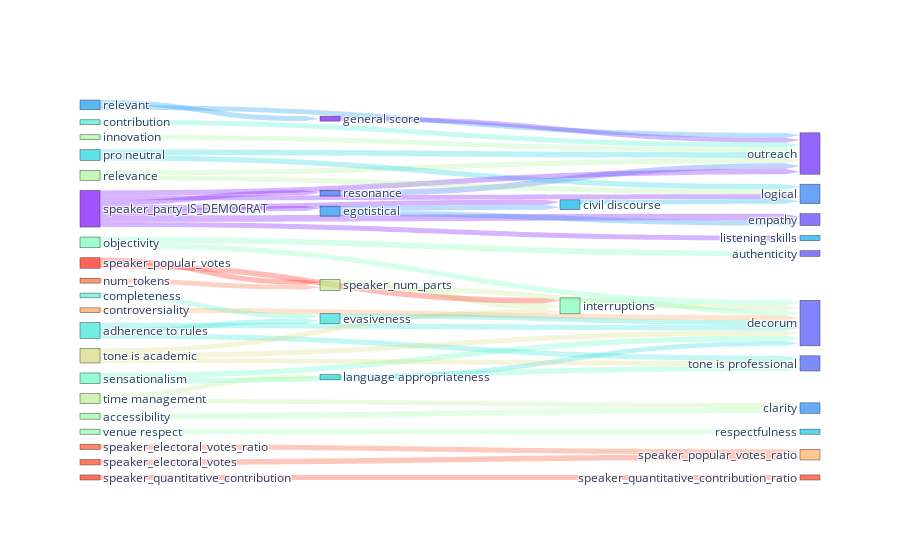

This figure's notebook cell:
### Code cell
dm = DistanceMatrix(dis_matrix)
dm.keep_top_n_links(100)
dm.to_go_figure()

### Figure 1 — Plotly figure (JSON) as saved in the notebook; plotly's stock layout.template omitted (floating-point values rounded to 4 significant figures)
{"data": [{"arrangement": "freeform", "link": {"arrowlen": 15, "color": ["rgba(121, 9, 254, 0.3)", "rgba(67, 92, 250, 0.3)", "rgba(59, 103, 249, 0.3)", "rgba(51, 115, 248, 0.3)", "rgba(43, 126, 246, 0.3)", "rgba(37, 134, 245, 0.3)", "rgba(29, 144, 243, 0.3)", "rgba(21, 154, 241, 0.3)", "rgba(13, 164, 239, 0.3)", "rgba(5, 174, 237, 0.3)", "rgba(0, 180, 235, 0.3)", "rgba(8, 189, 232, 0.3)", "rgba(16, 197, 230, 0.3)", "rgba(24, 205, 227, 0.3)", "rgba(32, 212, 224, 0.3)", "rgba(40, 219, 221, 0.3)", "rgba(46, 223, 219, 0.3)", "rgba(54, 229, 215, 0.3)", "rgba(62, 234, 212, 0.3)", "rgba(70, 239, 209, 0.3)", "rgba(78, 243, 205, 0.3)", "rgba(84, 246, 202, 0.3)", "rgba(92, 249, 198, 0.3)", "rgba(100, 251, 194, 0.3)", "rgba(108, 253, 190, 0.3)", "rgba(116, 254, 186, 0.3)", "rgba(124, 254, 181, 0.3)", "rgba(130, 254, 178, 0.3)", "rgba(138, 254, 174, 0.3)", "rgba(146, 253, 169, 0.3)", "rgba(154, 251, 164, 0.3)", "rgba(162, 249, 159, 0.3)", "rgba(170, 246, 154, 0.3)", "rgba(176, 243, 151, 0.3)", "rgba(184, 239, 146, 0.3)", "rgba(208, 223, 130, 0.3)", "rgba(222, 212, 120, 0.3)", "rgba(238, 197, 109, 0.3)", "rgba(246, 189, 103, 0.3)", "rgba(254, 180, 97, 0.3)", "rgba(255, 174, 93, 0.3)", "rgba(255, 164, 87, 0.3)", "rgba(255, 154, 81, 0.3)", "rgba(255, 144, 75, 0.3)", "rgba(255, 134, 69, 0.3)", "rgba(255, 115, 59, 0.3)", "rgba(255, 103, 53, 0.3)", "rgba(255, 92, 46, 0.3)", "rgba(255, 80, 40, 0.3)", "rgba(255, 68, 34, 0.3)", "rgba(255, 59, 29, 0.3)", "rgba(255, 46, 23, 0.3)", "rgba(255, 34, 17, 0.3)", "rgba(121, 9, 254, 0.3)", "rgba(59, 103, 249, 0.3)", "rgba(192, 234, 140, 0.3)", "rgba(32, 212, 224, 0.3)", "rgba(116, 254, 186, 0.3)", "rgba(154, 251, 164, 0.3)", "rgba(54, 229, 215, 0.3)", "rgba(100, 251, 194, 0.3)", "rgba(255, 68, 34, 0.3)", "rgba(255, 34, 17, 0.3)", "rgba(255, 80, 40, 0.3)", "rgba(29, 144, 243, 0.3)", "rgba(100, 251, 194, 0.3)", "rgba(192, 234, 140, 0.3)", "rgba(170, 246, 154, 0.3)", "rgba(121, 9, 254, 0.3)", "rgba(32, 212, 224, 0.3)", "rgba(54, 229, 215, 0.3)", "rgba(121, 9, 254, 0.3)", "rgba(255, 34, 17, 0.3)", "rgba(146, 253, 169, 0.3)", "rgba(116, 254, 186, 0.3)", "rgba(255, 46, 23, 0.3)", "rgba(54, 229, 215, 0.3)", "rgba(121, 9, 254, 0.3)", "rgba(184, 239, 146, 0.3)", "rgba(121, 9, 254, 0.3)", "rgba(70, 239, 209, 0.3)", "rgba(40, 219, 221, 0.3)", "rgba(21, 154, 241, 0.3)", "rgba(121, 9, 254, 0.3)", "rgba(255, 164, 87, 0.3)", "rgba(255, 103, 53, 0.3)", "rgba(21, 154, 241, 0.3)", "rgba(184, 239, 146, 0.3)", "rgba(214, 219, 126, 0.3)", "rgba(170, 246, 154, 0.3)", "rgba(214, 219, 126, 0.3)", "rgba(29, 144, 243, 0.3)", "rgba(214, 219, 126, 0.3)", "rgba(124, 254, 181, 0.3)", "rgba(162, 249, 159, 0.3)", "rgba(113, 21, 254, 0.3)", "rgba(121, 9, 254, 0.3)", "rgba(46, 223, 219, 0.3)", "rgba(0, 180, 235, 0.3)", "rgba(84, 246, 202, 0.3)"], "source": [0, 7, 8, 9, 10, 11, 12, 13, 14, 15, 16, 17, 18, 19, 20, 21, 22, 23, 24, 25, 26, 27, 28, 29, 30, 31, 32, 33, 34, 35, 36, 37, 38, 39, 40, 43, 45, 47, 48, 49, 50, 51, 52, 53, 54, 56, 57, 58, 59, 60, 61, 62, 63, 0, 8, 41, 20, 31, 36, 23, 29, 60, 63, 59, 12, 29, 41, 38, 0, 20, 23, 0, 63, 35, 31, 62, 23, 0, 40, 0, 25, 21, 13, 0, 51, 57, 13, 40, 44, 38, 44, 12, 44, 32, 37, 1, 0, 22, 16, 27], "target": [64, 64, 64, 64, 64, 64, 64, 64, 64, 64, 64, 64, 64, 64, 64, 64, 64, 64, 64, 64, 64, 65, 64, 64, 64, 64, 64, 64, 64, 64, 64, 64, 64, 64, 64, 64, 65, 64, 64, 64, 64, 64, 64, 64, 64, 65, 65, 65, 64, 64, 64, 64, 64, 4, 2, 32, 2, 5, 11, 6, 6, 50, 32, 50, 4, 7, 6, 2, 15, 10, 7, 2, 41, 18, 6, 61, 22, 16, 21, 8, 2, 6, 1, 12, 6, 41, 2, 11, 6, 10, 32, 16, 7, 6, 2, 2, 10, 6, 10, 22], "value": [null, null, null, null, null, null, null, null, null, null, null, null, null, null, null, null, null, null, null, null, null, null, null, null, null, null, null, null, null, null, null, null, null, null, null, null, null, null, null, null, null, null, null, null, null, null, null, null, null, null, null, null, null, 0.8881, 0.7895, 0.763, 0.7597, 0.7533, 0.7464, 0.7435, 0.7307, 0.7174, 0.7135, 0.7135, 0.6976, 0.6956, 0.693, 0.6899, 0.6871, 0.6864, 0.6816, 0.6785, 0.6781, 0.6777, 0.675, 0.6726, 0.6717, 0.6706, 0.6695, 0.6653, 0.6642, 0.6607, 0.6578, 0.6549, 0.6539, 0.6522, 0.6497, 0.6494, 0.6464, 0.6453, 0.6442, 0.6421, 0.6421, 0.6399, 0.6393, 0.6387, 0.6378, 0.6344, 0.6332, 0.6325]}, "node": {"color": ["rgba(121, 9, 254, 0.7)", "rgba(113, 21, 254, 0.7)", "rgba(105, 34, 254, 0.7)", "rgba(97, 46, 253, 0.7)", "rgba(89, 59, 253, 0.7)", "rgba(83, 68, 252, 0.7)", "rgba(75, 80, 251, 0.7)", "rgba(67, 92, 250, 0.7)", "rgba(59, 103, 249, 0.7)", "rgba(51, 115, 248, 0.7)", "rgba(43, 126, 246, 0.7)", "rgba(37, 134, 245, 0.7)", "rgba(29, 144, 243, 0.7)", "rgba(21, 154, 241, 0.7)", "rgba(13, 164, 239, 0.7)", "rgba(5, 174, 237, 0.7)", "rgba(0, 180, 235, 0.7)", "rgba(8, 189, 232, 0.7)", "rgba(16, 197, 230, 0.7)", "rgba(24, 205, 227, 0.7)", "rgba(32, 212, 224, 0.7)", "rgba(40, 219, 221, 0.7)", "rgba(46, 223, 219, 0.7)", "rgba(54, 229, 215, 0.7)", "rgba(62, 234, 212, 0.7)", "rgba(70, 239, 209, 0.7)", "rgba(78, 243, 205, 0.7)", "rgba(84, 246, 202, 0.7)", "rgba(92, 249, 198, 0.7)", "rgba(100, 251, 194, 0.7)", "rgba(108, 253, 190, 0.7)", "rgba(116, 254, 186, 0.7)", "rgba(124, 254, 181, 0.7)", "rgba(130, 254, 178, 0.7)", "rgba(138, 254, 174, 0.7)", "rgba(146, 253, 169, 0.7)", "rgba(154, 251, 164, 0.7)", "rgba(162, 249, 159, 0.7)", "rgba(170, 246, 154, 0.7)", "rgba(176, 243, 151, 0.7)", "rgba(184, 239, 146, 0.7)", "rgba(192, 234, 140, 0.7)", "rgba(200, 229, 135, 0.7)", "rgba(208, 223, 130, 0.7)", "rgba(214, 219, 126, 0.7)", "rgba(222, 212, 120, 0.7)", "rgba(230, 205, 115, 0.7)", "rgba(238, 197, 109, 0.7)", "rgba(246, 189, 103, 0.7)", "rgba(254, 180, 97, 0.7)", "rgba(255, 174, 93, 0.7)", "rgba(255, 164, 87, 0.7)", "rgba(255, 154, 81, 0.7)", "rgba(255, 144, 75, 0.7)", "rgba(255, 134, 69, 0.7)", "rgba(255, 126, 65, 0.7)", "rgba(255, 115, 59, 0.7)", "rgba(255, 103, 53, 0.7)", "rgba(255, 92, 46, 0.7)", "rgba(255, 80, 40, 0.7)", "rgba(255, 68, 34, 0.7)", "rgba(255, 59, 29, 0.7)", "rgba(255, 46, 23, 0.7)", "rgba(255, 34, 17, 0.7)", "rgba(255, 21, 10, 0.7)", "rgba(255, 9, 4, 0.7)"], "label": ["speaker_party_IS_DEMOCRAT", "general score", "outreach", "persuasiveness", "empathy", "authenticity", "decorum", "tone is professional", "resonance", "preparation", "logical", "clarity", "egotistical", "relevant", "contextual awareness", "listening skills", "civil discourse", "coherence", "respectfulness", "responsiveness", "pro neutral", "language appropriateness", "evasiveness", "adherence to rules", "factuality", "contribution", "manipulation", "completeness", "respect for diverse opinions", "sensationalism", "use of evidence", "objectivity", "interruptions", "consistency", "conciseness", "venue respect", "accessibility", "innovation", "relevance", "fair play", "time management", "speaker_num_parts", "bias", "truthfulness", "tone is academic", "num_parts", "content quality", "speaker_num_parts_ratio", "balance", "quality of sources", "speaker_popular_votes_ratio", "controversiality", "confidence", "engagement", "speaker_won_election", "tone is conversational", "emotional appeal", "num_tokens", "topic predictiveness", "speaker_electoral_votes_ratio", "speaker_electoral_votes", "speaker_quantitative_contribution_ratio", "speaker_quantitative_contribution", "speaker_popular_votes", "speaker_is_vice_president_candidate", "speaker_is_president_candidate"], "pad": 10}, "type": "sankey"}], "layout": {}}
